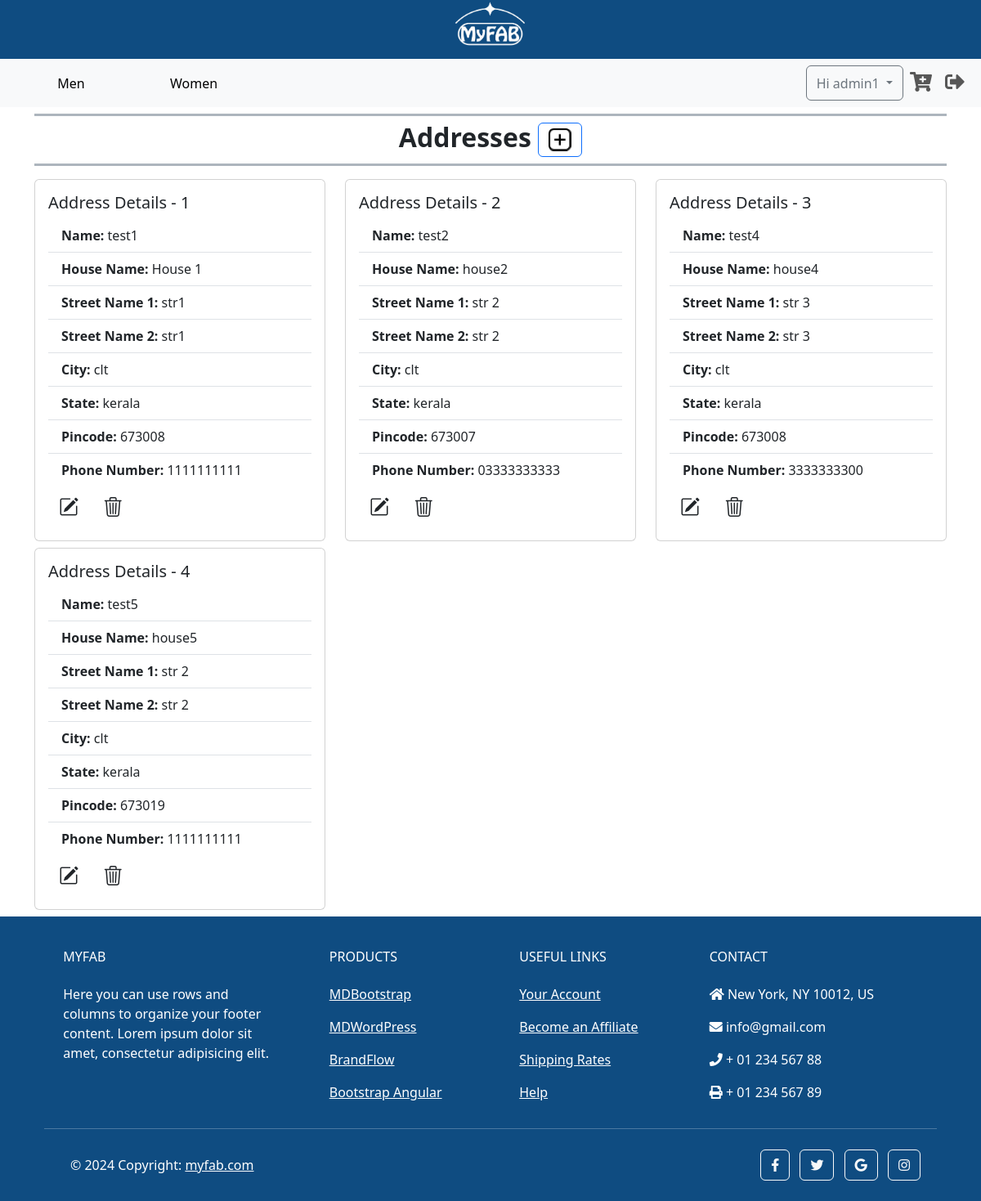
Before: /accounts/address/ (signed in) with the older database file.
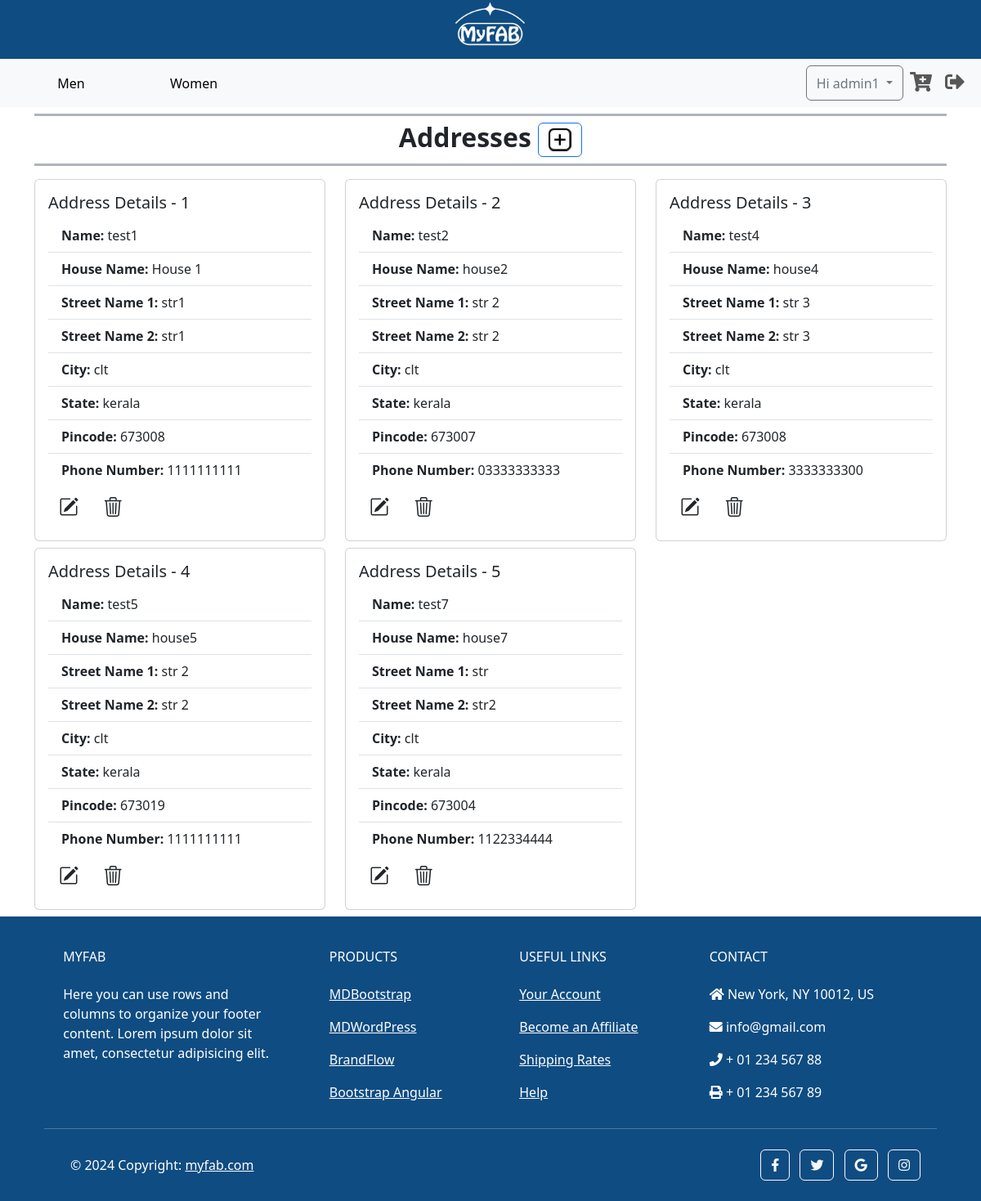
After: the same page with the newer database file.
### accounts/models.py (models this page shows, shortened)
class Address(models.Model):
    customer_id = models.ForeignKey(CustomUser, on_delete=models.CASCADE)
    name = models.CharField(max_length=100, blank=False, null=False)
    house_name = models.CharField(max_length=100, blank=False, null=False)
    street_name_1 = models.CharField(max_length=100, blank=False, null=False)
    street_name_2 = models.CharField(max_length=100, blank=True, null=True)
    city = models.CharField(max_length=100, blank=False, null=False)
    state = models.CharField(max_length=100, blank=False, null=False)
    pincode = models.CharField(max_length=10, blank=False, null=False)
    phone_number = models.CharField(max_length=13)

### accounts/views.py (the view)
# urls.py: path('address/', AddressView.as_view(), name = 'address'),
class AddressView(View):
    def get(self, request):
        user = request.user
        addresses = Address.objects.filter(customer_id=user)
        address_count = addresses.count()
        context = {'addresses': addresses, 'address_count': address_count}
        return render(request, 'address.html', context)

### templates/address.html (shortened to what the changed rows need)
{% extends 'base.html' %}
{% load static %}
{% load custom_filters %}
{% block content %}
    <section class="container my-2">
        {% if addresses %}
        <div class="row row-cols-1 row-cols-sm-2 row-cols-md-3">
            {% for address in addresses %}
            <div class="col mt-2">
                <div class="card">
                    <div class="card-body">
                        <h5 class="card-title">Address Details - {{forloop.counter}}</h5>
                        <ul class="list-group list-group-flush">
                            <li class="list-group-item"><strong>Name:</strong> {{ address.name }}</li>
                            <li class="list-group-item"><strong>House Name:</strong> {{ address.house_name }}</li>
                            <li class="list-group-item"><strong>Street Name 1:</strong> {{ address.street_name_1 }}</li>
                            <li class="list-group-item"><strong>Street Name 2:</strong> {{ address.street_name_2 }}</li>
                            <li class="list-group-item"><strong>City:</strong> {{ address.city }}</li>
                            <li class="list-group-item"><strong>State:</strong> {{ address.state }}</li>
                            <li class="list-group-item"><strong>Pincode:</strong> {{ address.pincode }}</li>
                            <li class="list-group-item"><strong>Phone Number:</strong> {{ address.phone_number }}</li>
                        </ul>
                        <a href="{% url "accounts:edit_address" address.id %}" class="btn fs-4"><i class="bi bi-pencil-square"></i></a>
                        <form id="deleteAddressForm" action="{% url "accounts:delete_address" address.id %}" method="post"
                            class="d-inline" onsubmit="return confirmDelete()">
                            <button type="submit" class="btn fs-4"><i class="bi bi-trash3"></i></button>
                        </form>
                    </div>
                </div>
            </div>
        {% endfor %}
        </div>
        {% endif %}
    </section>
{% endblock %}

Changed rows visible on the page:
added Address: name "test7", house_name "house7", street_name_1 "str", street_name_2 "str2", city "clt", state "kerala", pincode "673004", phone_number "1122334444"
